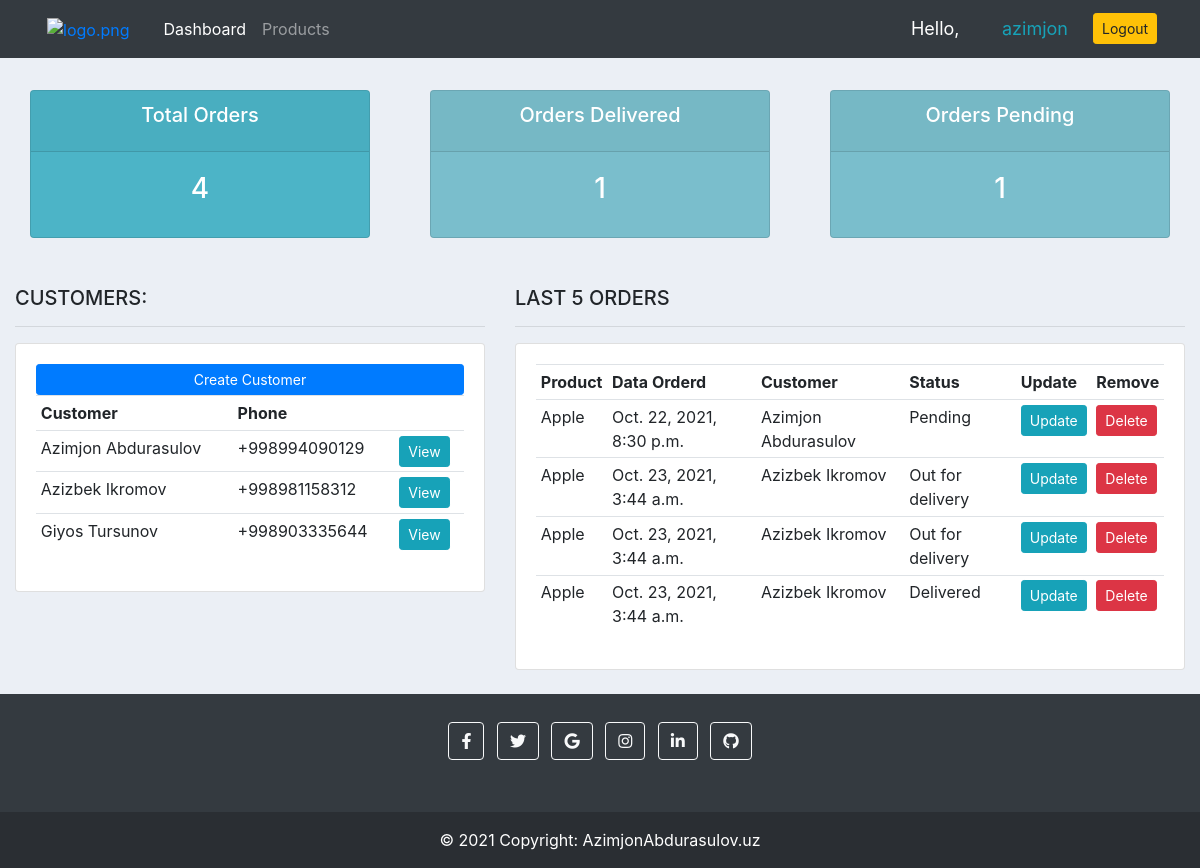
The app's page / (signed in) with its own data.
### accounts/models.py (models this page shows, shortened)
class Customer(models.Model):
    user = models.OneToOneField(User, on_delete=models.CASCADE, null=True, blank=True)
    name = models.CharField(max_length=200, null=True)
    phone = models.CharField(max_length=200, null=True)
    email = models.CharField(max_length=200, null=True)
    profile_pic = models.ImageField(default="profile1.png", upload_to="Profile/", null=True, blank=True)
    date_created = models.DateTimeField(auto_now_add=True)
    def __str__(self):
        return str(self.name)

class Order(models.Model):
    STATUS = (
        ('Pending', 'Pending'),
        ('Out for delivery', 'Out for delivery'),
        ('Delivered', 'Delivered'),
    )
    customer = models.ForeignKey(
        Customer,  null=True, on_delete=models.SET_NULL)
    product = models.ForeignKey(Product,  null=True, on_delete=models.SET_NULL)
    date_created = models.DateTimeField(auto_now_add=True, null=True)
    status = models.CharField(max_length=200, null=True, choices=STATUS)
    note = models.CharField(max_length=200, null=True)

class Product(models.Model):
    CATEGORY = (
        ('Indoor', 'Indoor'),
        ('Out door', 'Out door'),
    )
    name = models.CharField(max_length=200, null=True)
    price = models.FloatField(null=True)
    category = models.CharField(max_length=200, null=True, choices=CATEGORY)
    description = models.CharField(max_length=200, null=True, blank=True)
    date_created = models.DateTimeField(auto_now_add=True, null=True)
    tags = models.ManyToManyField(Tag)
    def __str__(self):
        return str(self.name)

### accounts/decorators.py (the view)
    def wrapper_function(request, *args, **kwargs):
        grup = None
        if request.user.groups.exists():
            grup = request.user.groups.all()[0].name
        if grup == 'customer':
            return redirect('user-page')
        if grup == 'admin':
            return view_func(request, *args, **kwargs)
        else:
            return HttpResponse('You are not authorzed to viw this page')

### accounts/views.py (called while the page is built)
@login_required(login_url='login')
@admin_only
def home(request):
    orders = Order.objects.all()
    customers = Customer.objects.all()
    total_customers = customers.count()
    total_orders = orders.count()
    delivered = orders.filter(status="Delivered").count()
    panding = orders.filter(status="Pending").count()
    contaxt = {
        'orders': orders,
        'customers': customers,
        'total_orders': total_orders,
        'delivered': delivered,
        'panding': panding,
    }
    return render(request, 'accounts/dashboard.html', contaxt)

### accounts/templates/accounts/dashboard.html (shortened to what this page needs)
{% extends 'accounts/main.html' %}
{% block content %}
{% include 'accounts/status.html' %}
<br>
<div class="row mt-2">
    <div class="col-md-5">
        <h5>CUSTOMERS:</h5>
        <hr>
        <div class="card card-body">
            <a href="" class="btn btn-primary btn-sm btn-block">Create Customer</a>
            <table class="table table-sm">
                <tr>
                    <th>Customer</th>
                    <th>Phone</th>
                    <th></th>
                </tr>
                {% for customer in customers %}
                <tr>
                    <td>{{ customer.name}}</td>
                    <td>{{ customer.phone}}</td>
                    <td><a class="btn btn-sm btn-info" href="{% url 'customer' customer.id %}">View</a></td>
                </tr>
                {% endfor %}
            </table>
        </div>
    </div>
    <div class="col-md-7">
        <h5>LAST 5 ORDERS</h5>
        <hr>
        <div class="card card-body">
            <table class="table table-sm">
                <tr>
                    <th>Product</th>
                    <th>Data Orderd</th>
                    <th>Customer</th>
                    <th>Status</th>
                    <th>Update</th>
                    <th>Remove</th>
                </tr>
                {% for order in orders %}
                <tr>
                    <td>{{ order.product}}</td>
                    <td>{{ order.date_created}}</td>
                    <td>{{ order.customer }}</td>
                    <td>{{ order.status}}</td>
                    <td><a class="btn btn-sm btn-info" href="{% url 'update_order' order.id %}">Update</a></td>
                    <td><a class="btn btn-sm btn-danger" href="{% url 'delete_order' order.id %}">Delete</a></td>
                </tr>
                {% endfor %}
            </table>
        </div>
    </div>
</div>
{% endblock %}

### accounts/templates/accounts/navbar.html (shortened to what this page needs)
{% load static %}
<nav class="navbar navbar-expand-lg navbar-dark bg-dark">
    <div class="container-fluid">
        <a class="nav-link" href="{% url 'home' %}"><img class="logo" src="{% static '/images/logo.png' %}" id="logo"
                alt="logo.png"></a>
        <div class="collapse navbar-collapse" id="navbarNav">
            <ul class="navbar-nav">
                {% if request.user.is_staff %}
                <li class="nav-item active">
                    <a class="nav-link" href="{% url 'home' %}">Dashboard</a>
                </li>
                <li class="nav-item">
                    <a class="nav-link" href="{% url 'products' %}">Products</a>
                </li>
                {% else %}
                <li class="nav-item">
                    <a class="nav-link" href="{% url 'account' %}">Settings</a>
                </li>
                {% endif %}
            </ul>
        </div>
    </div>
    <span class="hello-msg">Hello,</span>
    <span class="hello-msg"><a class="btn-outline-info" href="">{{ request.user }}</a></span>
    <span class="hello-msg"><a class="btn btn-sm btn-warning" href="{% url 'logout' %}">Logout</a></span>
</nav>

### static/css/main.css (style rules this page uses)
body { background-color: #ebeff5; }
#logo { width: 60px; margin-right: 10px; }

### accounts/templates/accounts/navbar.html (style rules this page uses)
.hello-msg { width: 100px; font-size: 18px; color: #fff; margin-right: 15px; }

### records on screen
Customer: name "Azimjon Abdurasulov", phone "+998994090129"
Customer: name "Azizbek Ikromov", phone "+998981158312"
Customer: name "Giyos Tursunov", phone "+998903335644"
Order: product "Apple", date_created "Oct. 22, 2021, 8:30 p.m.", customer "Azimjon Abdurasulov", status "Pending"
Order: product "Apple", date_created "Oct. 23, 2021, 3:44 a.m.", customer "Azizbek Ikromov", status "Out for delivery"
Order: product "Apple", date_created "Oct. 23, 2021, 3:44 a.m.", customer "Azizbek Ikromov", status "Out for delivery"
Order: product "Apple", date_created "Oct. 23, 2021, 3:44 a.m.", customer "Azizbek Ikromov", status "Delivered"

### other values on screen
{{ request.user }} "azimjon"
{{ total_orders }} "4"
{{ delivered }} "1"
{{ panding }} "1"
